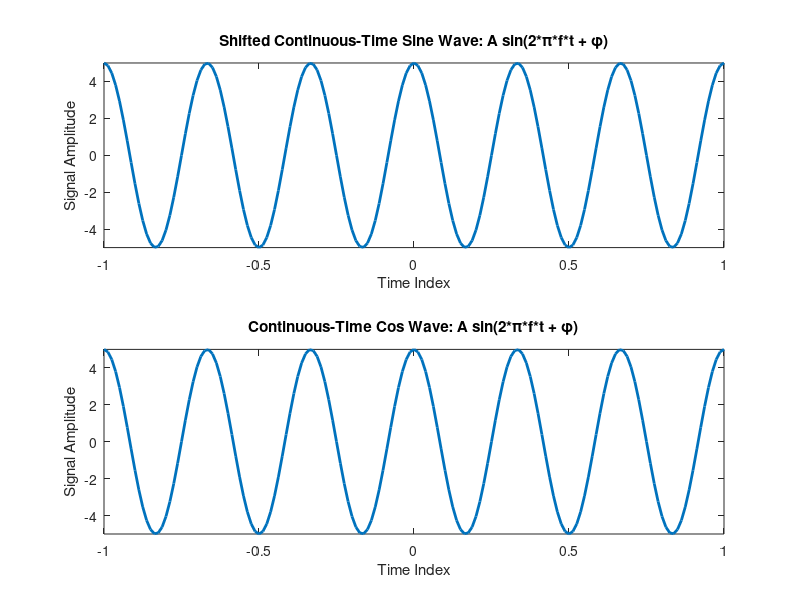

MATLAB code to generate this figure:
clc; clear; close all;

t=-1:1/80:1;
A=5;
phase=pi/2;
f=3;
x1=A * sin(2*pi*f*t + phase);

subplot(2,1,1);
plot(t,x1, 'linewidth', 2);
title('Shifted Continuous-Time Sine Wave: A sin(2*\pi*f*t + \phi)') 
xlabel('Time Index')
ylabel('Signal Amplitude') 
axis([t(1) t(end) -A A]); 

phase=0;
x2=A * cos(2*pi*f*t + phase);
subplot(2,1,2);
plot(t,x2, 'linewidth', 2);
title('Continuous-Time Cos Wave: A sin(2*\pi*f*t + \phi)') 
xlabel('Time Index')
ylabel('Signal Amplitude') 
axis([t(1) t(end) -A A]) 
